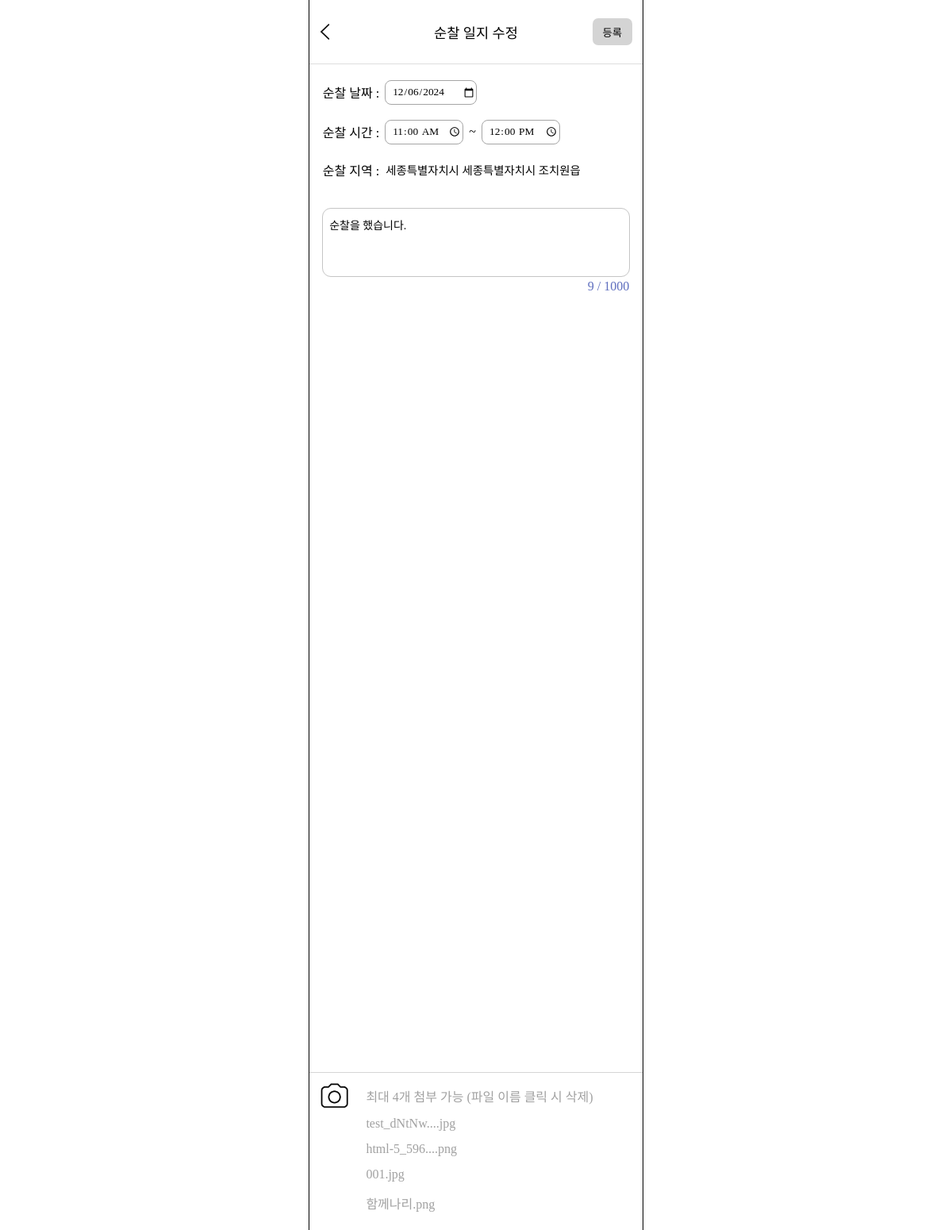
Screenshot of /journals/journal-edit/1/ with the database file from the repository.
### journals/models.py (models this page shows)
class Journal(models.Model):
    date = models.DateField(null=False, blank=False)
    user = models.ForeignKey(settings.AUTH_USER_MODEL, on_delete=models.CASCADE)
    region_sido = models.CharField(null=False, max_length=30, blank=False)
    region_sigungu = models.CharField(null=False, max_length=30, blank=False)
    region_dong = models.CharField(null=False, max_length=30, blank=False)
    start_time = models.TimeField(null=False, blank=False)
    end_time = models.TimeField(null=False, blank=False)
    content = models.TextField(null=False, blank=False)

### journals/views.py (the view, shortened to what this page needs)
# urls.py: path('journal-edit/<int:id>/', views.journal_edit, name='journal_edit'),
def journal_edit(request, id):
    journal = get_object_or_404(Journal, id=id)
    images = JournalImage.objects.filter(journal=journal)
    processed_images = []
    for image in images:
        image_url = image.image_path.url
        file_name = unquote(image_url.split('/')[-1])
        base_name, extension = file_name.rsplit('.', 1)  # 기본 이름과 확장자를 분리
        if len(base_name) > 10:
            short_name = base_name[:10] + '...' + '.' + extension  # 확장자 붙이기
        else:
            short_name = file_name  # 기본 이름이 10자 이하일 경우
        processed_images.append({'short_name': short_name, 'full_name': file_name, 'id': image.id})  # ID 추가
    context = {
        'journal': journal,
        'images': processed_images,
    }
    return render(request, 'journals/journal_edit.html', context)

### templates/journals/journal_edit.html (shortened to what this page needs)
<!DOCTYPE html>
{% load static %}
<html lang="ko">
<head>
    <link rel="stylesheet" href="{% static 'css/journal_write.css' %}">
    <link rel="stylesheet" as="style" crossorigin href="https://cdn.jsdelivr.net/gh/ungveloper/web-fonts/SCoreDream/font-face.css" />
    <link rel="stylesheet" as="style" crossorigin href="https://cdn.jsdelivr.net/gh/ungveloper/web-fonts/SCoreDream/font-family.css" />
</head>
<body>
    <div class="container-content">
        <div class="contents">
            <form action="{% url 'journals:journal_edit' journal.id %}" method="post" class="journal-form" enctype="multipart/form-data">
                <div class="top-block">
                    <div class="arrow-img">
                        <a href="{% url 'journals:journal_detail' journal.id %}">
                            <img src="{% static 'image/back.png' %}" alt="">
                        </a>
                    </div>
                    <div class="title">순찰 일지 수정</div>
                    <div class="btn-block">
                        <button type="submit" class="submit-btn">등록</button>
                    </div>
                </div>
                <div class="date-block">
                    <div>순찰 날짜 : </div>
                    <div class="date"><input type="date" class="date-input" name="date" value="{{ journal.date|date:'Y-m-d' }}" required></div>
                </div>
                <div class="time-block">
                    <div>순찰 시간 :</div>
                    <div class="margin-l"><input type="time" class="start-time" name="start_time" value="{{ journal.start_time|date:'H:i'  }}" required></div>
                    <div class="margin-rl">~</div>
                    <div><input type="time" class="start-time" name="end_time" value="{{ journal.end_time|date:'H:i'  }}" required></div>
                </div>
                <div class="date-block">
                    <div>순찰 지역 : </div>
                    <div class="date">{{ journal.region_sido }} {{ journal.region_sigungu }} {{ journal.region_dong }}</div>
                </div>
                <textarea name="content" id="write-text" placeholder="순찰 일지 내용을 적어주세요!"
                    maxlength="1000" spellcheck="false" required>{{ journal.content }}</textarea>
                <div id="text-count">0 / 1000</div>
                <div class="img-select">
                    <div class="camera-block">
                        <label for="fileInput" id="imageButton">
                            <img src="{% static 'image/camera.png' %}" alt="파일 선택하기">
                        </label>
                    </div>
                    <div class="src-block">
                        <div class="file-item">최대 4개 첨부 가능 (파일 이름 클릭 시 삭제)</div>
                        <div class="src-name">
                            {% if images %}
                                {% for image in images %}
                                    <div class="file-item" data-id="{{ image.id }}">{{ image.short_name }}</div>
                                {% endfor %}
                            {% endif %}
                        </div>
                    </div>
                </div>
            </form>
        </div>
    </div>
</body>
</html>

### static/css/journal_write.css (style rules this page uses)
body { padding: 0; margin: 0; height: 100%; }
.container-content { font-family: 'SCoreDream'; font-weight: 400; outline: 1px solid black; width: 420px; height: 100%; margin: 0 auto; display: flex; flex-direction: column; padding-bottom: 150px; z-index: 0; position: relative; }
.contents { width: 100%; display: flex; flex-direction: column; height: calc(100vh + 600px); }
.top-block { display: flex; flex-direction: row; justify-content: space-around; height: 5rem; align-items: center; border-bottom: 1px solid #dedede; }
.top-block img { width: 21%; margin: 3% 0 0 5%; }
.arrow-img, .btn-block, .title { width: 30%; }
.title { font-weight: 500; font-size: 1.1rem; text-align: center; }
.btn-block { text-align: right; }
.submit-btn { font-family: 'SCoreDream'; border: none; background-color: #D4D4D4; border-radius: 7px; padding: 6% 10%; margin-right: 5%; cursor: pointer; }
.date-block { display: flex; flex-direction: row; padding-left: 4%; align-items: center; margin: 5% 0; }
.date { font-size: 0.9rem; margin-left: 2%; }
.time-block { display: flex; flex-direction: row; padding-left: 4%; align-items: center; }
.start-time, .date-input { outline: 1px solid #A5A5A5; border: none; border-radius: 7px; height: 1.8rem; font-family: 'SCoreDream'; padding-left: 0.5rem; }
.margin-l { margin-left: 2%; }
.margin-rl { margin: 0 2%; }
#write-text { font-family: 'SCoreDream'; width: 88%; margin: 4% 0 0 4%; border: none; resize: none; word-break: break-all; line-height: 1.6rem; font-size: 14px; padding: 2%; outline: 1px solid #c5c5c5; border-radius: 10px; }
#text-count { width: 96%; text-align: right; color: #5D6DBE; }
.img-select { border-top: 1px solid #D5D5D5; display: flex; flex-direction: row; padding: 0.5rem 0; position: fixed; width: 420px; bottom: 0; background-color: white; }
.camera-block { width: 17%; }
#imageButton > img { width: 60%; margin-left: 15%; cursor: pointer; }
.src-block { margin-top: 2%; color: #A1A1A1; }
.file-item { margin-bottom: 5%; cursor: pointer; }

### rows the page displays
Journal: date "12/06/2024", start_time "11:00", end_time "12:00", region_sido "세종특별자치시", region_sigungu "세종특별자치시", region_dong "조치원읍", content "순찰을 했습니다."

### other values shown
{{ image.short_name }} "test_dNtNw....jpg" "html-5_596....png" "001.jpg" "함께나리.png"
